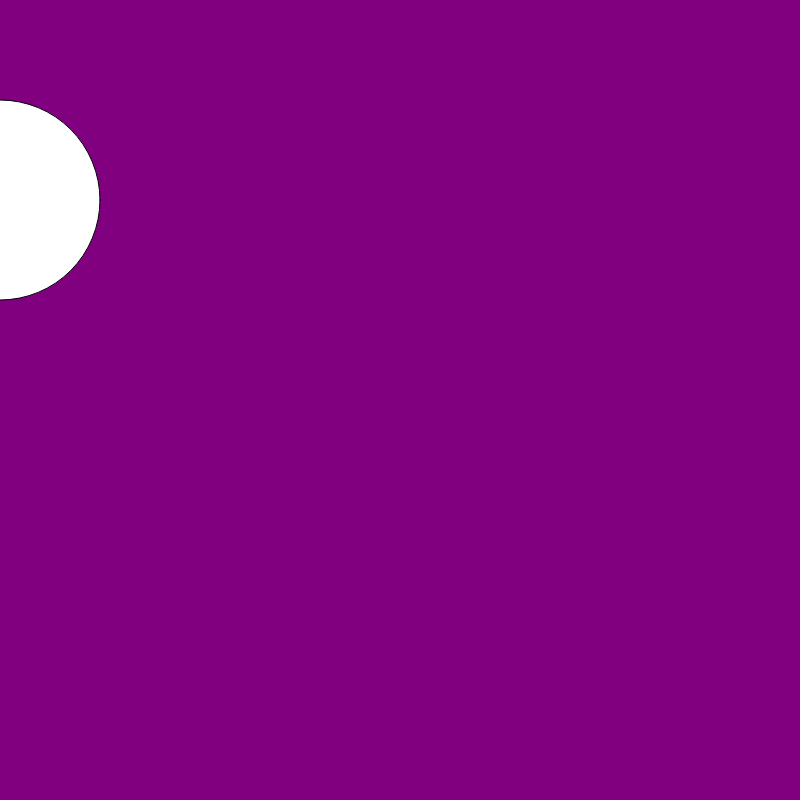
Frame 1 (no input)
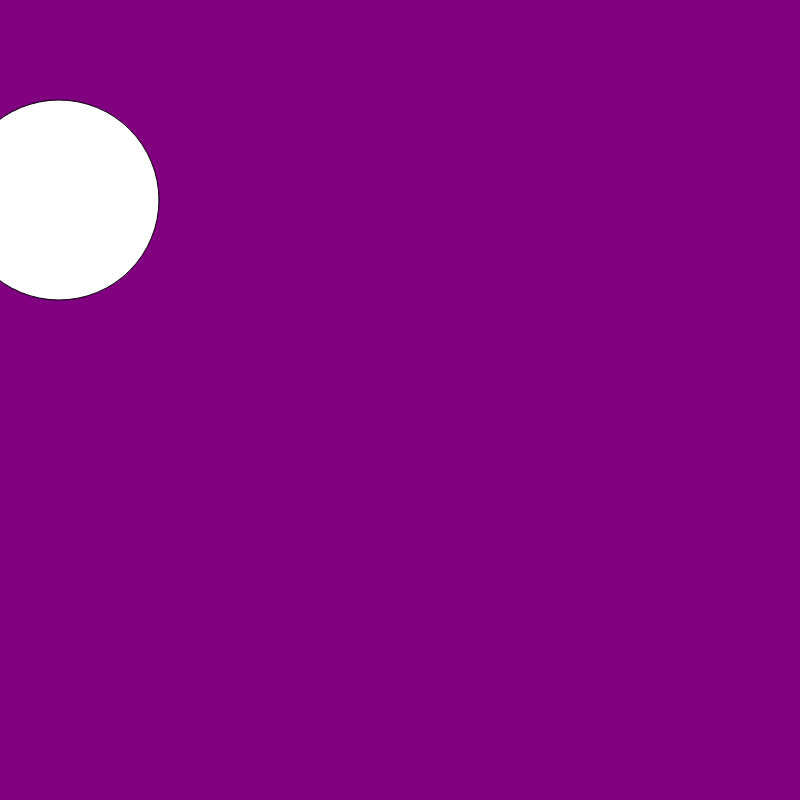
Frame 60 (no input)
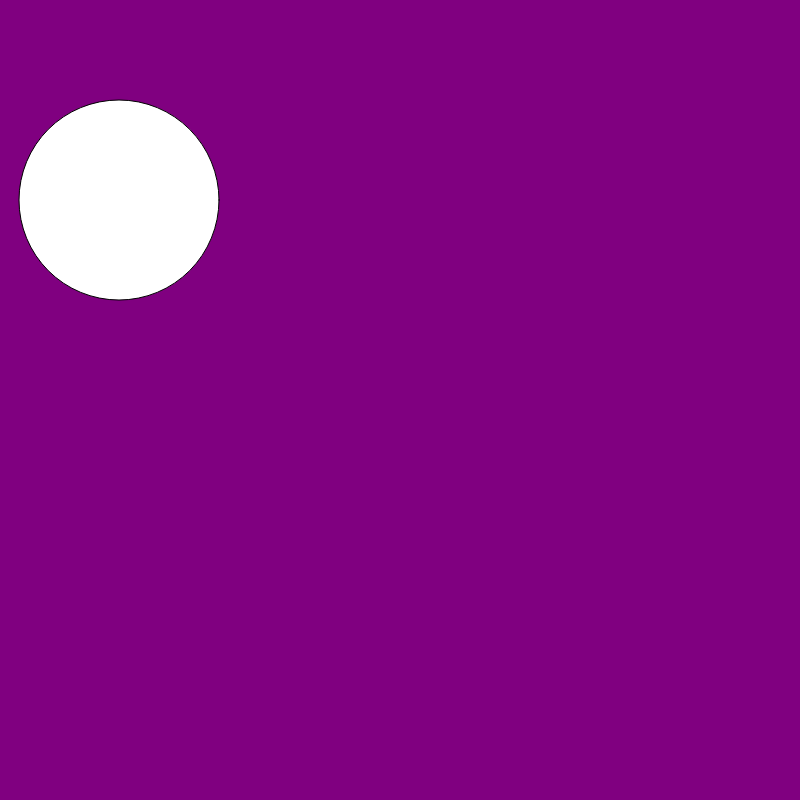
Frame 120 (the mouse pressed at the canvas centre since frame 60)

The p5.js sketch that drew these frames (run headless with seeded random() and noise() and a simulated clock; from frame 60 on, the mouse is pressed at the canvas centre):

// p5.js sketch
// ── sketch.js
function setup(){
    createCanvas(800,800);
    ellipse(200,200,200,200)
};

var x = 0;
//function definition
function draw(){
    background("purple")
    ellipse(x,200,200,200);
    x=x+1;
    if(x>=800){
            x=0;
    }
    //x++;
};
//function call or invoke

// ── drawLoops.html
<html>
    <head>
        <script src = "p5.js"></script>
        <script src = "sketch.js"></script>
    </head>
        <body>
        <body>
</html>
